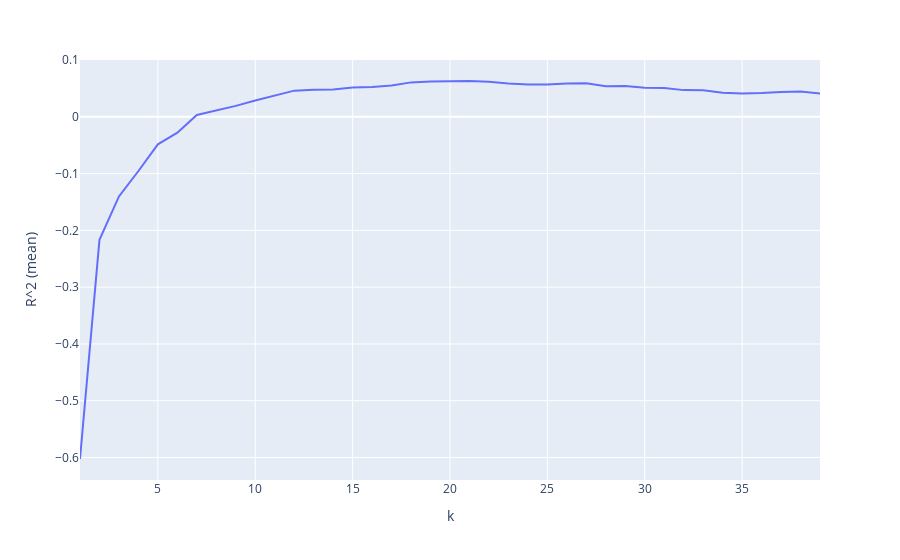

This figure's notebook cell:
### Code cell
# 5-fold split
k = []
scores = []
for i in range(1, 40):
    model = KNeighborsRegressor(n_neighbors=i)
    score = cross_val_score(model, original_X, original_y)
    scores.append(score.mean())
    k.append(i)

result = pd.DataFrame(zip(k, scores), columns=['k', 'R^2 (mean)'])
px.line(result, x='k', y='R^2 (mean)')

### Figure 1 — Plotly figure (JSON) as saved in the notebook; plotly's stock layout.template omitted (floating-point values rounded to 4 significant figures)
{"data": [{"hovertemplate": "k=%{x}<br>R^2 (mean)=%{y}<extra></extra>", "legendgroup": "", "line": {"color": "#636efa", "dash": "solid"}, "mode": "lines", "name": "", "orientation": "v", "showlegend": false, "type": "scatter", "x": [1, 2, 3, 4, 5, 6, 7, 8, 9, 10, 11, 12, 13, 14, 15, 16, 17, 18, 19, 20, 21, 22, 23, 24, 25, 26, 27, 28, 29, 30, 31, 32, 33, 34, 35, 36, 37, 38, 39], "xaxis": "x", "y": [-0.6026, -0.2166, -0.1402, -0.09543, -0.04845, -0.02785, 0.003365, 0.01101, 0.01927, 0.02877, 0.03736, 0.04612, 0.04763, 0.04793, 0.05172, 0.05262, 0.05534, 0.06067, 0.06217, 0.0631, 0.06308, 0.06185, 0.0585, 0.05682, 0.05695, 0.05847, 0.05926, 0.05401, 0.05408, 0.05103, 0.05056, 0.04704, 0.04663, 0.0426, 0.04095, 0.04193, 0.04391, 0.04442, 0.04112], "yaxis": "y"}], "layout": {"legend": {"tracegroupgap": 0}, "margin": {"t": 60}, "xaxis": {"anchor": "y", "domain": [0, 1], "title": {"text": "k"}}, "yaxis": {"anchor": "x", "domain": [0, 1], "title": {"text": "R^2 (mean)"}}}}
